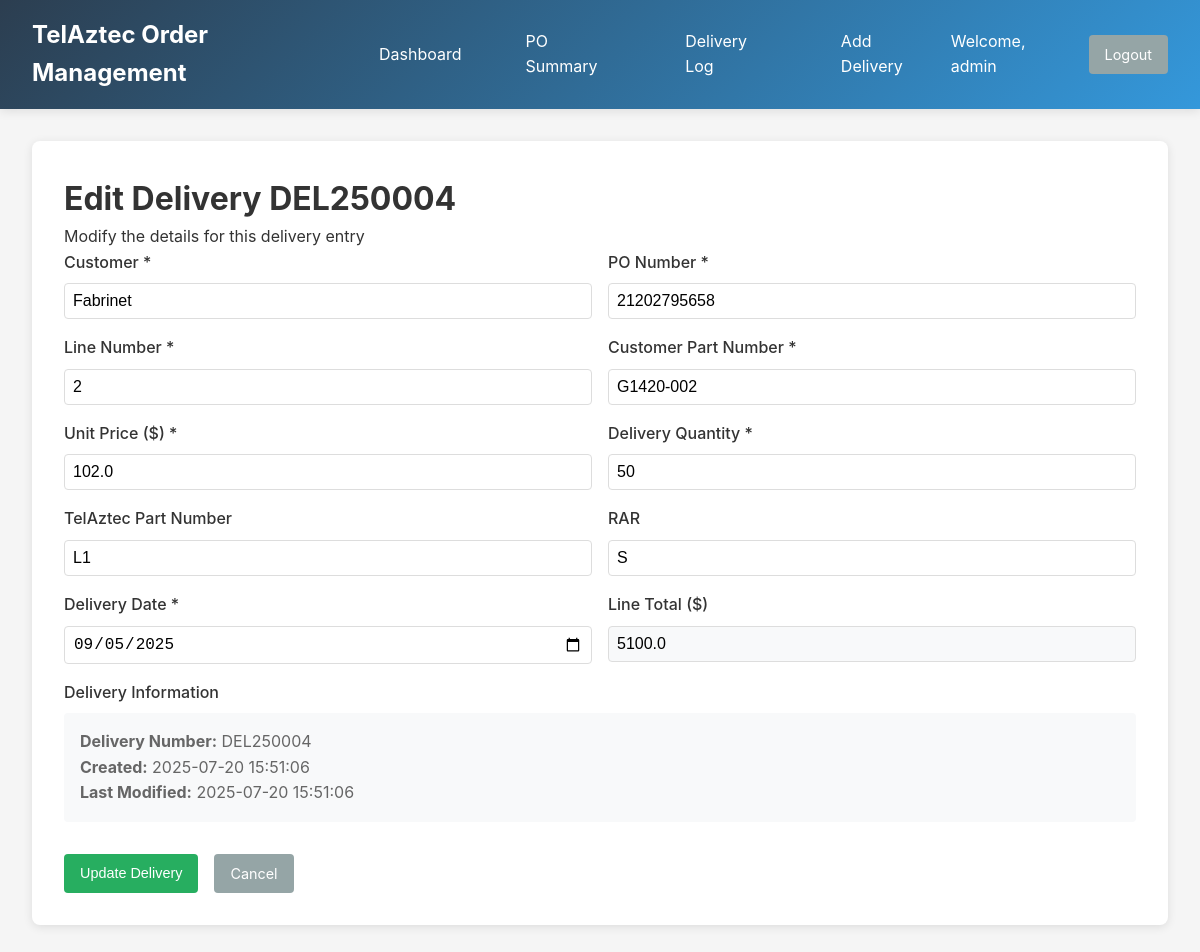
/edit_delivery/DEL250004 (signed in), run on the app's committed database.
### tables this page shows
CREATE TABLE delivery_log (
            id INTEGER PRIMARY KEY AUTOINCREMENT,
            delivery_number TEXT UNIQUE NOT NULL,
            customer TEXT NOT NULL,
            po_number TEXT NOT NULL,
            line_number TEXT NOT NULL,
            customer_part_number TEXT NOT NULL,
            unit_price REAL NOT NULL,
            telaztec_part_number TEXT,
            rar TEXT,
            delivery_quantity INTEGER NOT NULL,
            delivery_date DATE NOT NULL,
            line_total_price REAL NOT NULL,
            created_date TIMESTAMP DEFAULT CURRENT_TIMESTAMP,
            last_modified TIMESTAMP DEFAULT CURRENT_TIMESTAMP
        );

### app.py (the view, shortened to what this page needs)
@app.route('/edit_delivery/<delivery_number>', methods=['GET', 'POST'])
@admin_required
def edit_delivery(delivery_number):
    conn = get_db_connection()
    delivery = conn.execute('''
        SELECT * FROM delivery_log WHERE delivery_number = ?
    ''', (delivery_number,)).fetchone()
    conn.close()
    if not delivery:
        flash('Delivery not found', 'error')
        return redirect(url_for('delivery_log'))
    return render_template('edit_delivery.html', delivery=delivery)

### app.py (called while the page is built)
def get_db_connection():
    conn = sqlite3.connect(DATABASE)
    conn.row_factory = sqlite3.Row
    return conn

def admin_required(f):
    @wraps(f)
    def decorated_function(*args, **kwargs):
        if 'user_id' not in session or session.get('role') != 'admin':
            flash('Admin access required', 'error')
            return redirect(url_for('dashboard'))
        return f(*args, **kwargs)
    return decorated_function

### templates/edit_delivery.html (shortened to what this page needs)
{% extends "base.html" %}
{% block content %}
<div class="card">
    <h1>Edit Delivery {{ delivery.delivery_number }}</h1>
    <p>Modify the details for this delivery entry</p>
    <form method="POST">
        <div class="form-row">
            <div class="form-group">
                <label for="customer">Customer *</label>
                <input type="text" id="customer" name="customer" value="{{ delivery.customer }}" required
                       placeholder="e.g., BARCO, FABRINET, POWERTECH">
            </div>
            <div class="form-group">
                <label for="po_number">PO Number *</label>
                <input type="text" id="po_number" name="po_number" value="{{ delivery.po_number }}" required
                       placeholder="Customer's PO number">
            </div>
        </div>
        <div class="form-row">
            <div class="form-group">
                <label for="line_number">Line Number *</label>
                <input type="text" id="line_number" name="line_number" value="{{ delivery.line_number }}" required
                       placeholder="e.g., 1, 2, 3">
            </div>
            <div class="form-group">
                <label for="customer_part_number">Customer Part Number *</label>
                <input type="text" id="customer_part_number" name="customer_part_number"
                       value="{{ delivery.customer_part_number }}" required
                       placeholder="Customer's part number">
            </div>
        </div>
        <div class="form-row">
            <div class="form-group">
                <label for="unit_price">Unit Price ($) *</label>
                <input type="number" id="unit_price" name="unit_price" step="0.01" min="0"
                       value="{{ delivery.unit_price }}" required placeholder="0.00">
            </div>
            <div class="form-group">
                <label for="delivery_quantity">Delivery Quantity *</label>
                <input type="number" id="delivery_quantity" name="delivery_quantity" min="1"
                       value="{{ delivery.delivery_quantity }}" required
                       placeholder="Quantity for this delivery">
            </div>
        </div>
        <div class="form-row">
            <div class="form-group">
                <label for="telaztec_part_number">TelAztec Part Number</label>
                <input type="text" id="telaztec_part_number" name="telaztec_part_number"
                       value="{{ delivery.telaztec_part_number or '' }}"
                       placeholder="Internal part number">
            </div>
            <div class="form-group">
                <label for="rar">RAR</label>
                <input type="text" id="rar" name="rar" value="{{ delivery.rar or '' }}"
                       placeholder="RAR designation">
            </div>
        </div>
        <div class="form-row">
            <div class="form-group">
                <label for="delivery_date">Delivery Date *</label>
                <input type="date" id="delivery_date" name="delivery_date"
                       value="{{ delivery.delivery_date }}" required>
            </div>
            <div class="form-group">
                <label for="calculated_total">Line Total ($)</label>
                <input type="text" id="calculated_total" readonly
                       value="{{ delivery.line_total_price }}"
                       style="background-color: #f8f9fa;">
            </div>
        </div>
        <div class="form-group">
            <label>Delivery Information</label>
            <div style="background: #f8f9fa; padding: 1rem; border-radius: 4px; color: #666;">
                <strong>Delivery Number:</strong> {{ delivery.delivery_number }}<br>
                <strong>Created:</strong> {{ delivery.created_date }}<br>
                <strong>Last Modified:</strong> {{ delivery.last_modified }}
            </div>
        </div>
        <div style="margin-top: 2rem; display: flex; gap: 1rem;">
            <button type="submit" class="btn btn-success">Update Delivery</button>
            <a href="{{ url_for('delivery_log') }}" class="btn btn-secondary">Cancel</a>
        </div>
    </form>
</div>
{% endblock %}

### templates/base.html (style rules this page uses)
* { margin: 0; padding: 0; box-sizing: border-box; }
body { font-family: -apple-system, BlinkMacSystemFont, 'Segoe UI', Roboto, sans-serif; background-color: #f5f5f5; color: #333; line-height: 1.6; }
.card { background: white; border-radius: 8px; padding: 2rem; margin-bottom: 2rem; box-shadow: 0 2px 10px rgba(0,0,0,0.1); }
.btn { background: #3498db; color: white; padding: 0.5rem 1rem; border: none; border-radius: 4px; cursor: pointer; text-decoration: none; display: inline-block; font-size: 0.9rem; transition: background-color 0.3s; }
.btn-success { background: #27ae60; }
.btn-secondary { background: #95a5a6; }
.form-group { margin-bottom: 1rem; }
.form-group label { display: block; margin-bottom: 0.5rem; font-weight: 500; }
.form-group input, .form-group select { width: 100%; padding: 0.5rem; border: 1px solid #ddd; border-radius: 4px; font-size: 1rem; }
.form-row { display: grid; grid-template-columns: repeat(auto-fit, minmax(250px, 1fr)); gap: 1rem; }

### data on the page
delivery_log: delivery_number "DEL250004", customer "Fabrinet", po_number "21202795658", line_number "2", customer_part_number "G1420-002", unit_price "102.0", delivery_quantity "50", telaztec_part_number "L1", rar "S", delivery_date "09/05/2025", line_total_price "5100.0", created_date "2025-07-20 15:51:06", last_modified "2025-07-20 15:51:06"

### other printed values
{{ session.username }} "admin"
